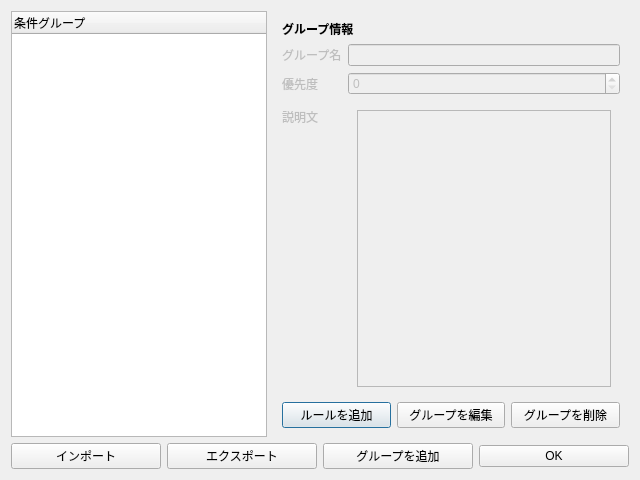
<?xml version="1.0" encoding="UTF-8"?>
<ui version="4.0">
 <class>RuleWindow</class>
 <widget class="QDialog" name="RuleWindow">
  <property name="geometry">
   <rect>
    <x>0</x>
    <y>0</y>
    <width>640</width>
    <height>480</height>
   </rect>
  </property>
  <property name="windowTitle">
   <string>Dialog</string>
  </property>
  <layout class="QVBoxLayout" name="verticalLayout">
   <item>
    <layout class="QHBoxLayout" name="horizontalLayout_2">
     <item>
      <widget class="QTreeWidget" name="treeWidget">
       <property name="sizePolicy">
        <sizepolicy hsizetype="Minimum" vsizetype="Expanding">
         <horstretch>0</horstretch>
         <verstretch>0</verstretch>
        </sizepolicy>
       </property>
       <column>
        <property name="text">
         <string>条件グループ</string>
        </property>
       </column>
      </widget>
     </item>
     <item>
      <widget class="QStackedWidget" name="stackedWidget">
       <property name="enabled">
        <bool>true</bool>
       </property>
       <property name="currentIndex">
        <number>0</number>
       </property>
       <widget class="QWidget" name="groupDetail">
        <layout class="QVBoxLayout" name="verticalLayout_2">
         <item>
          <widget class="QLabel" name="label_2">
           <property name="sizePolicy">
            <sizepolicy hsizetype="Preferred" vsizetype="Fixed">
             <horstretch>0</horstretch>
             <verstretch>0</verstretch>
            </sizepolicy>
           </property>
           <property name="text">
            <string>&lt;b&gt;グループ情報&lt;/b&gt;</string>
           </property>
           <property name="textFormat">
            <enum>Qt::TextFormat::RichText</enum>
           </property>
          </widget>
         </item>
         <item>
          <layout class="QFormLayout" name="formLayout">
           <item row="0" column="0">
            <widget class="QLabel" name="Label_1">
             <property name="enabled">
              <bool>false</bool>
             </property>
             <property name="text">
              <string>グループ名</string>
             </property>
            </widget>
           </item>
           <item row="0" column="1">
            <widget class="QLineEdit" name="GroupName">
             <property name="enabled">
              <bool>false</bool>
             </property>
             <property name="readOnly">
              <bool>true</bool>
             </property>
            </widget>
           </item>
           <item row="1" column="0">
            <widget class="QLabel" name="Label_2">
             <property name="enabled">
              <bool>false</bool>
             </property>
             <property name="text">
              <string>優先度</string>
             </property>
            </widget>
           </item>
           <item row="1" column="1">
            <widget class="QSpinBox" name="Priority">
             <property name="enabled">
              <bool>false</bool>
             </property>
             <property name="focusPolicy">
              <enum>Qt::FocusPolicy::NoFocus</enum>
             </property>
            </widget>
           </item>
           <item row="2" column="0">
            <widget class="QLabel" name="Label_3">
             <property name="enabled">
              <bool>false</bool>
             </property>
             <property name="sizePolicy">
              <sizepolicy hsizetype="Preferred" vsizetype="Preferred">
               <horstretch>0</horstretch>
               <verstretch>0</verstretch>
              </sizepolicy>
             </property>
             <property name="text">
              <string>説明文</string>
             </property>
            </widget>
           </item>
           <item row="2" column="1">
            <widget class="QWidget" name="widget" native="true">
             <layout class="QVBoxLayout" name="verticalLayout_3">
              <item>
               <widget class="QTextEdit" name="Description">
                <property name="enabled">
                 <bool>false</bool>
                </property>
                <property name="focusPolicy">
                 <enum>Qt::FocusPolicy::StrongFocus</enum>
                </property>
                <property name="readOnly">
                 <bool>true</bool>
                </property>
               </widget>
              </item>
             </layout>
            </widget>
           </item>
          </layout>
         </item>
         <item>
          <layout class="QHBoxLayout" name="horizontalLayout_4">
           <item>
            <widget class="QPushButton" name="btnAddRule">
             <property name="text">
              <string>ルールを追加</string>
             </property>
            </widget>
           </item>
           <item>
            <widget class="QPushButton" name="btnEditGroup">
             <property name="text">
              <string>グループを編集</string>
             </property>
            </widget>
           </item>
           <item>
            <widget class="QPushButton" name="btnDeleteGroup">
             <property name="text">
              <string>グループを削除</string>
             </property>
            </widget>
           </item>
          </layout>
         </item>
        </layout>
       </widget>
       <widget class="QWidget" name="ruleFilterDetail">
        <layout class="QVBoxLayout" name="verticalLayout_4">
         <item>
          <widget class="QLabel" name="label">
           <property name="sizePolicy">
            <sizepolicy hsizetype="Preferred" vsizetype="Fixed">
             <horstretch>0</horstretch>
             <verstretch>0</verstretch>
            </sizepolicy>
           </property>
           <property name="text">
            <string>&lt;b&gt;ルール情報&lt;/b&gt;</string>
           </property>
           <property name="textFormat">
            <enum>Qt::TextFormat::RichText</enum>
           </property>
          </widget>
         </item>
         <item>
          <layout class="QFormLayout" name="formLayout_2">
           <item row="0" column="0">
            <widget class="QLabel" name="Label_4">
             <property name="enabled">
              <bool>false</bool>
             </property>
             <property name="text">
              <string>ルール名</string>
             </property>
            </widget>
           </item>
           <item row="0" column="1">
            <widget class="QLineEdit" name="RuleName">
             <property name="enabled">
              <bool>false</bool>
             </property>
             <property name="readOnly">
              <bool>true</bool>
             </property>
            </widget>
           </item>
           <item row="1" column="0">
            <widget class="QLabel" name="Label_5">
             <property name="enabled">
              <bool>false</bool>
             </property>
             <property name="text">
              <string>指定方法</string>
             </property>
            </widget>
           </item>
           <item row="1" column="1">
            <widget class="QComboBox" name="MatchMode">
             <property name="enabled">
              <bool>false</bool>
             </property>
             <property name="editable">
              <bool>false</bool>
             </property>
            </widget>
           </item>
          </layout>
         </item>
         <item>
          <widget class="QTableWidget" name="tableWidget">
           <property name="editTriggers">
            <set>QAbstractItemView::EditTrigger::NoEditTriggers</set>
           </property>
           <property name="columnCount">
            <number>2</number>
           </property>
           <attribute name="verticalHeaderVisible">
            <bool>false</bool>
           </attribute>
           <column>
            <property name="text">
             <string>キーワード</string>
            </property>
           </column>
           <column>
            <property name="text">
             <string>条件タイプ</string>
            </property>
           </column>
          </widget>
         </item>
         <item>
          <layout class="QFormLayout" name="formLayout_3">
           <item row="0" column="0">
            <widget class="QLabel" name="Label_6">
             <property name="enabled">
              <bool>false</bool>
             </property>
             <property name="text">
              <string>置換先</string>
             </property>
            </widget>
           </item>
           <item row="0" column="1">
            <widget class="QLineEdit" name="ReplaceText">
             <property name="enabled">
              <bool>false</bool>
             </property>
             <property name="readOnly">
              <bool>true</bool>
             </property>
            </widget>
           </item>
          </layout>
         </item>
         <item>
          <layout class="QHBoxLayout" name="horizontalLayout_5">
           <item>
            <widget class="QPushButton" name="btnEditRule">
             <property name="text">
              <string>ルールを編集</string>
             </property>
            </widget>
           </item>
           <item>
            <widget class="QPushButton" name="btnDeleteRule">
             <property name="text">
              <string>ルールを削除</string>
             </property>
            </widget>
           </item>
          </layout>
         </item>
        </layout>
       </widget>
       <widget class="QWidget" name="ruleRegexDetail">
        <layout class="QVBoxLayout" name="verticalLayout_5">
         <item>
          <widget class="QLabel" name="label_3">
           <property name="enabled">
            <bool>true</bool>
           </property>
           <property name="sizePolicy">
            <sizepolicy hsizetype="Preferred" vsizetype="Fixed">
             <horstretch>0</horstretch>
             <verstretch>0</verstretch>
            </sizepolicy>
           </property>
           <property name="text">
            <string>&lt;b&gt;ルール情報&lt;/b&gt;</string>
           </property>
           <property name="textFormat">
            <enum>Qt::TextFormat::RichText</enum>
           </property>
          </widget>
         </item>
         <item>
          <layout class="QFormLayout" name="formLayout_5">
           <item row="0" column="0">
            <widget class="QLabel" name="Label_7">
             <property name="enabled">
              <bool>false</bool>
             </property>
             <property name="text">
              <string>ルール名</string>
             </property>
            </widget>
           </item>
           <item row="0" column="1">
            <widget class="QLineEdit" name="RuleName_2">
             <property name="enabled">
              <bool>false</bool>
             </property>
             <property name="readOnly">
              <bool>true</bool>
             </property>
            </widget>
           </item>
           <item row="1" column="0">
            <widget class="QLabel" name="Label_8">
             <property name="enabled">
              <bool>false</bool>
             </property>
             <property name="text">
              <string>指定方法</string>
             </property>
            </widget>
           </item>
           <item row="1" column="1">
            <widget class="QComboBox" name="MatchMode_2">
             <property name="enabled">
              <bool>false</bool>
             </property>
             <property name="editable">
              <bool>false</bool>
             </property>
            </widget>
           </item>
           <item row="2" column="0">
            <widget class="QLabel" name="Label_10">
             <property name="enabled">
              <bool>false</bool>
             </property>
             <property name="text">
              <string>正規表現</string>
             </property>
            </widget>
           </item>
           <item row="2" column="1">
            <widget class="QLineEdit" name="Regex">
             <property name="enabled">
              <bool>false</bool>
             </property>
             <property name="readOnly">
              <bool>true</bool>
             </property>
            </widget>
           </item>
           <item row="3" column="0">
            <widget class="QLabel" name="Label">
             <property name="enabled">
              <bool>false</bool>
             </property>
             <property name="text">
              <string>置換モード</string>
             </property>
            </widget>
           </item>
           <item row="3" column="1">
            <widget class="QComboBox" name="ReplaceMode">
             <property name="enabled">
              <bool>false</bool>
             </property>
             <property name="editable">
              <bool>false</bool>
             </property>
            </widget>
           </item>
           <item row="4" column="0">
            <widget class="QLabel" name="Label_9">
             <property name="enabled">
              <bool>false</bool>
             </property>
             <property name="text">
              <string>置換先</string>
             </property>
            </widget>
           </item>
           <item row="4" column="1">
            <widget class="QLineEdit" name="ReplaceText_2">
             <property name="enabled">
              <bool>false</bool>
             </property>
             <property name="readOnly">
              <bool>true</bool>
             </property>
            </widget>
           </item>
          </layout>
         </item>
         <item>
          <layout class="QHBoxLayout" name="horizontalLayout_6">
           <item>
            <widget class="QPushButton" name="btnEditRule_2">
             <property name="text">
              <string>ルールを編集</string>
             </property>
            </widget>
           </item>
           <item>
            <widget class="QPushButton" name="btnDeleteRule_2">
             <property name="text">
              <string>ルールを削除</string>
             </property>
            </widget>
           </item>
          </layout>
         </item>
        </layout>
       </widget>
      </widget>
     </item>
    </layout>
   </item>
   <item>
    <layout class="QHBoxLayout" name="horizontalLayout">
     <item>
      <widget class="QPushButton" name="btnImport">
       <property name="text">
        <string>インポート</string>
       </property>
      </widget>
     </item>
     <item>
      <widget class="QPushButton" name="btnExport">
       <property name="text">
        <string>エクスポート</string>
       </property>
      </widget>
     </item>
     <item>
      <widget class="QPushButton" name="btnAddGroup">
       <property name="text">
        <string>グループを追加</string>
       </property>
      </widget>
     </item>
     <item>
      <widget class="QPushButton" name="btnOK">
       <property name="text">
        <string>OK</string>
       </property>
      </widget>
     </item>
    </layout>
   </item>
  </layout>
 </widget>
 <resources/>
 <connections/>
</ui>
